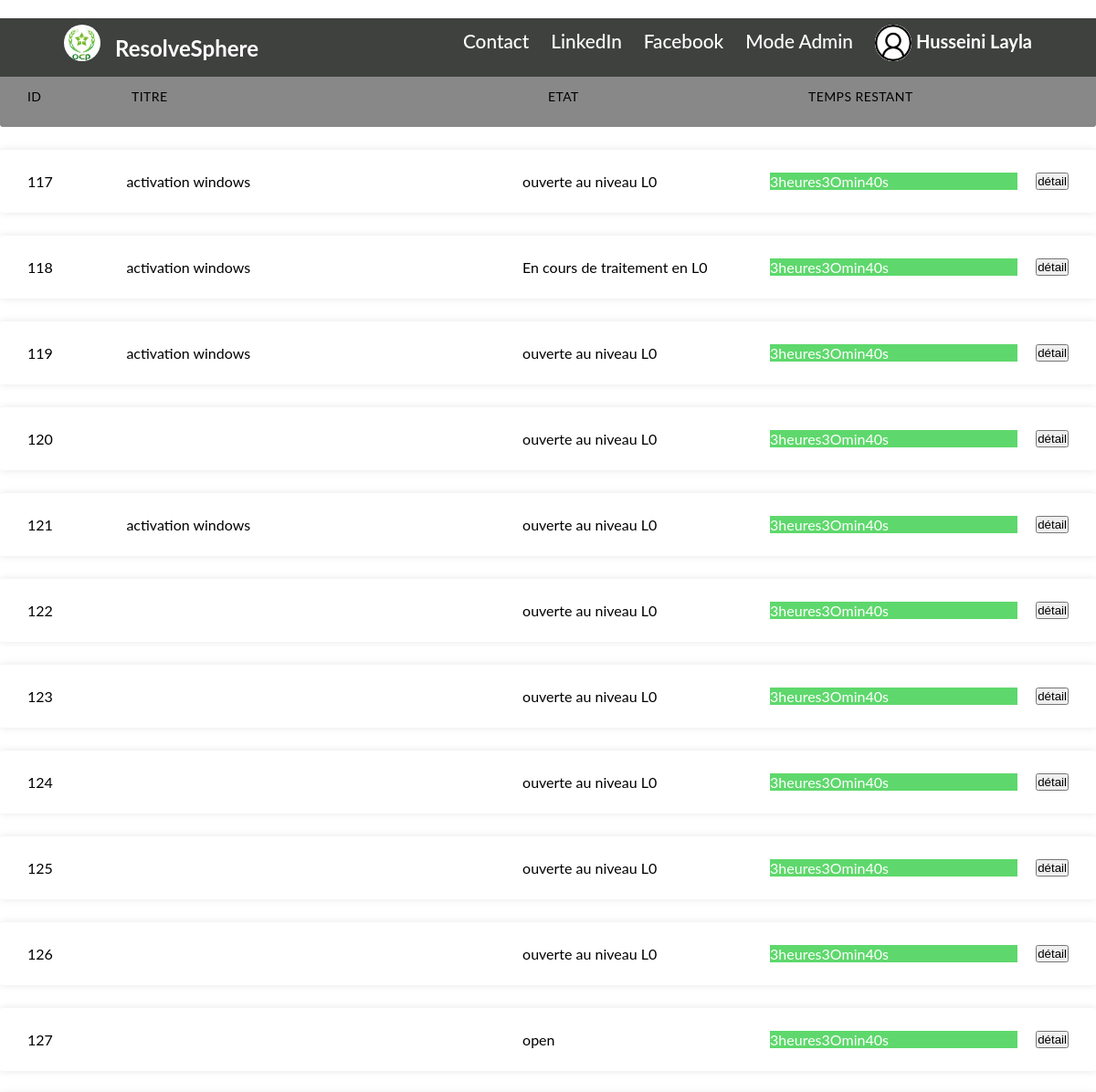
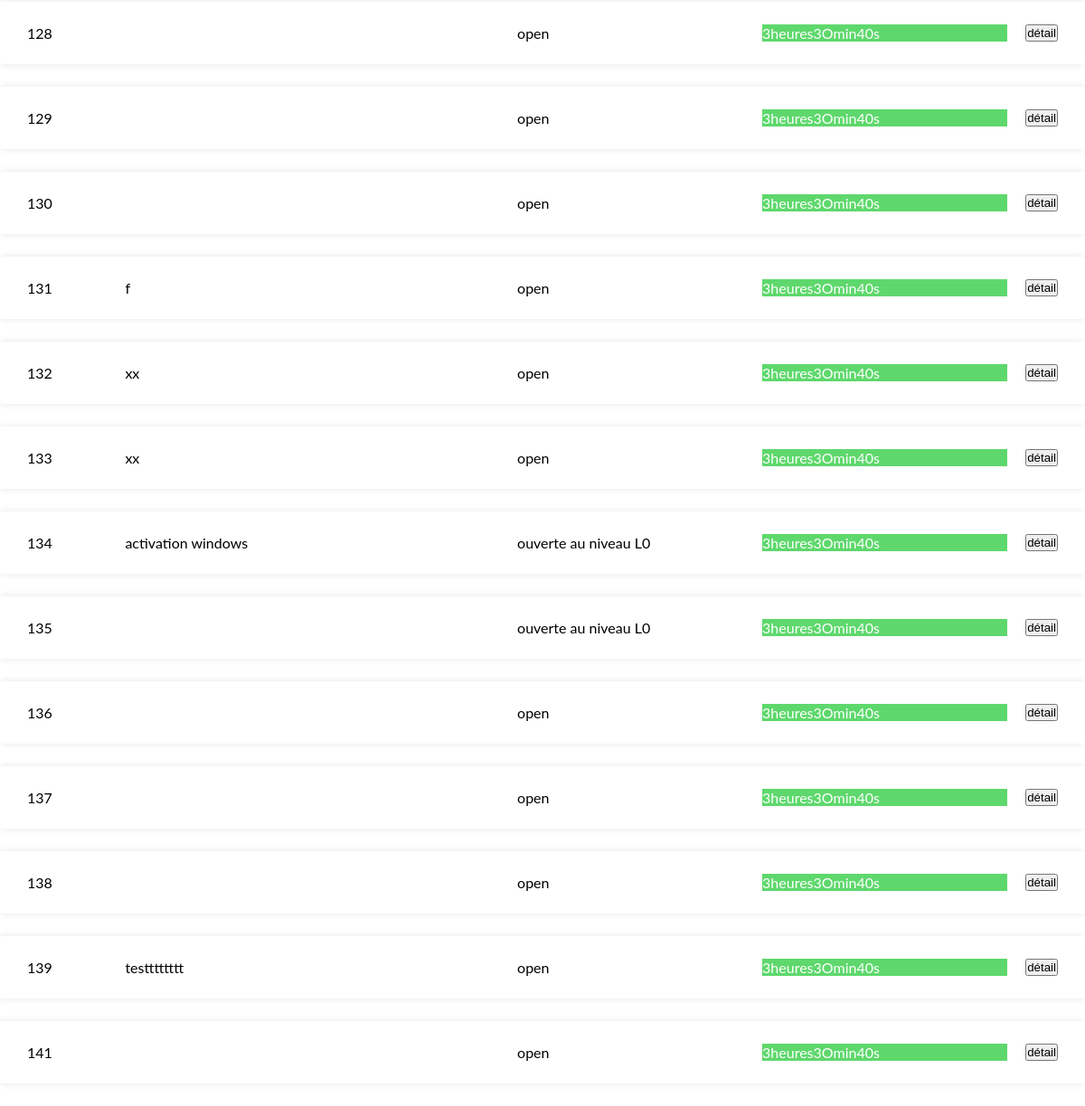
Page /utilisateur/user_history.php (signed in) on the committed database (2 pictures, top to bottom).
### tables this page shows
CREATE TABLE `services` (
  `id` int(11) NOT NULL,
  `titre` varchar(100) NOT NULL,
  `demandé_par` varchar(50) NOT NULL,
  `demandé_pour` varchar(50) NOT NULL,
  `état` varchar(50) DEFAULT NULL,
  `groupes_affectation` varchar(100) NOT NULL,
  `date_de_création` varchar(50) NOT NULL,
  `date_de_résolution` varchar(50) NOT NULL,
  `emplacement` varchar(40) NOT NULL,
  `SLA` varchar(40) NOT NULL,
  `details` longtext DEFAULT NULL,
  `contact_method` varchar(50) DEFAULT NULL,
  `urgence` varchar(200) DEFAULT NULL,
  `categorie` varchar(200) DEFAULT NULL,
  `prise_L0_par` varchar(50) DEFAULT NULL,
  `prise_L1_par` varchar(50) DEFAULT NULL,
  `Vu_par` varchar(300) DEFAULT '__',
  `diagnostique` longtext DEFAULT NULL
);

### utilisateur/user_history.php (the view, shortened to what this page needs)
<?php
include("../includes/connect.php");
?>
<html>
    <head>
        <link rel="stylesheet" href="../css/user_history.css">
        <link rel="stylesheet" href="../css/navbar.css">
    </head>
    <body>
    <nav class="navbar">
        <div class="navbar-container container">
            <ul class="menu-items">
            <li><a href="https://www.ocpgroup.ma/fr/Contact-us">Contact</a></li>
            <li><a href="https://fr.linkedin.com/company/ocp">LinkedIn</a></li>
            <li><a href="https://fr-fr.facebook.com/OCPGroupMA/">Facebook</a></li>
                <li><a href="../opérateur/interface_admin.php">Mode Admin</a></li>
                <li>
                  <div class="account-container">
                      <img src=<?php echo "../imgs/usersImages/".$_SESSION["user_image"] ?> class = "logo-image" alt=""> <h3><?php echo $_SESSION['user_last_name']." ".$_SESSION['user_first_name'];  ?></h3>
                  </div>
              </li>
            </ul>
            <div class = "logo-container">
            <img src="../imgs/LOGO.svg" class="logo-image" alt="">
             <h1 class="logo">ResolveSphere</h1>
            </div>
        </div>
    </nav>
<div class="catalogue-container">
  <h2>Historique</h2>
  <ul class="responsive-table">
    <li  class="table-header" style = "background-color:#888">
      <div class="col col-1">ID</div>
      <div class="col col-2">Titre</div>
      <div class="col col-3">Etat</div>
      <div class="col col-4">TEMPS RESTANT</div>
    </li>
    <?php
    $select_query="SELECT * FROM services where demandé_par='".$_SESSION["user_email"]."'";
    $result_select=mysqli_query($conn,$select_query);
    while($row=mysqli_fetch_assoc($result_select))
    {
      echo '    <li class="table-row">
      <div class="col col-1" data-label="ID service:">'.$row["id"].'</div>
      <div class="col col-2" data-label="Titre:" style="display:flex;align-items:center;" >'.$row["titre"].'</div>
      <div class="col col-3" data-label="état:">'.$row["état"].'</div>
      <div class="col col-4" data-label="SLA:" style="background-color:#5ed86c;display:flex;color:white ; align-items:center;margin-right:20px;" >3heures3Omin40s </div>
      <div class="col col-5"> <a href="./affichage_de_service.php?service_id='.$row["id"].'" ><button class="ms-button">détail</button></a></div>';
    }
    ?>
  </ul>
</div>
  </body>
</html>

### css/user_history.css (style rules this page uses)
body { font-family: 'lato', sans-serif; }
.container { max-width: 1000px; margin-left: auto; margin-right: auto; padding-left: 10px; padding-right: 10px; }
h2 { font-size: 26px; margin: 20px 0; text-align: center; }
.responsive-table li { border-radius: 3px; padding: 25px 30px; display: flex; justify-content: space-between; margin-bottom: 25px; }
.responsive-table .table-header { background-color: #95a5a6; font-size: 14px; text-transform: uppercase; letter-spacing: 0.03em; }
.responsive-table .table-row { background-color: #fff; box-shadow: 0px 0px 9px 0px rgba(0, 0, 0, 0.1); }
.responsive-table .col-1 { flex-basis: 10%; }
.responsive-table .col-2 { flex-basis: 40%; }
.responsive-table .col-3 { flex-basis: 25%; }
.responsive-table .col-4 { flex-basis: 25%; }

### css/navbar.css (style rules this page uses)
*, *::after, *::before { box-sizing: border-box; padding: 0; margin: 0; }
.container { max-width: 1200px; width: 90%; margin:auto; }
.navbar { position: fixed; width: 100%; background: #3f413f; color: #fff; z-index: 1000000; margin-bottom:20px; }
.navbar-container { display: flex; justify-content: space-between; height: 64px; align-items: center; }
.account-container { display:flex; align-items:center; justify-content:center; gap :5px; }
.account-container h3 { position:relative; bottom:7px; font-size:1.25rem; }
.logo-image { position:relative; bottom: 5px; width:40px; height:40px; border-radius:50%; background-color:white; }
.logo-container { display:flex; align-items:center; justify-content:center; gap:1rem; }
.menu-items { order: 2; display: flex; }
.logo { order: 1; font-size: 1.5rem; }
.menu-items li { list-style: none; margin-left: 1.5rem; font-size: 1.3rem; }
.navbar a { color: #ffffff; text-decoration: none; font-weight: 500; transition: color 0.3s ease-in-out; }

### rows in the picture
services: id "117", titre "activation windows", état "ouverte au niveau L0"
services: id "118", titre "activation windows", état "En cours de traitement en L0"
services: id "119", titre "activation windows", état "ouverte au niveau L0"
services: id "120", état "ouverte au niveau L0"
services: id "121", titre "activation windows", état "ouverte au niveau L0"
services: id "122", état "ouverte au niveau L0"
services: id "123", état "ouverte au niveau L0"
services: id "124", état "ouverte au niveau L0"
services: id "125", état "ouverte au niveau L0"
services: id "126", état "ouverte au niveau L0"
services: id "127", état "open"
services: id "128", état "open"
services: id "129", état "open"
services: id "130", état "open"
services: id "131", titre "f", état "open"
services: id "132", titre "xx", état "open"
services: id "133", titre "xx", état "open"
services: id "134", titre "activation windows", état "ouverte au niveau L0"
services: id "135", état "ouverte au niveau L0"
services: id "136", état "open"
services: id "137", état "open"
services: id "138", état "open"
services: id "139", titre "testttttttt", état "open"
services: id "141", état "open"

### other values in the picture
$_SESSION['user_last_name'] "Husseini"
$_SESSION['user_first_name'] "Layla"
